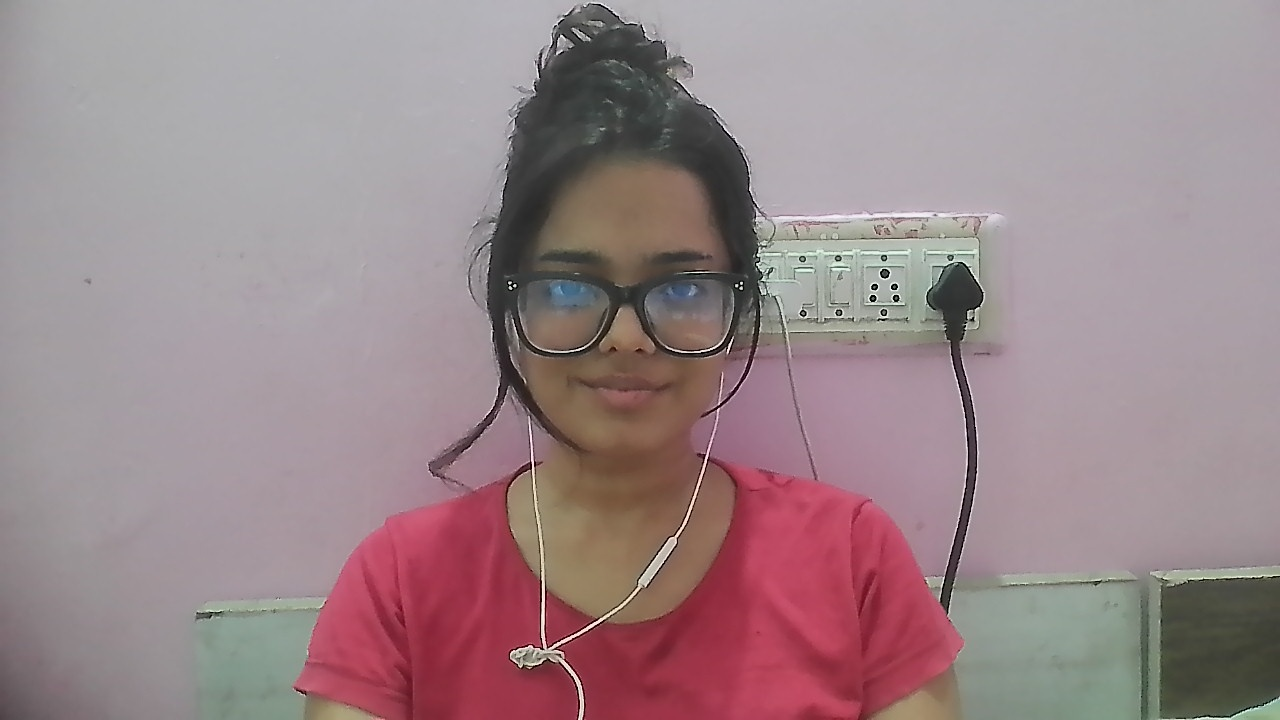
#> input picture known_faces/meenakshi_sample_1.jpg, 1280 x 720 px, given in place of the camera
$ python capture_profile.py   (older library calls are emulated)
#> lines starting #> are read from the running program, lines starting #| are printed output that depends on the picture
"""
Interactive Face Profile Capture Tool for Smart Aloe Pot.
Helps Meenakshi capture clean, high-quality reference photos with:
- On-screen framing oval guide and real-time lighting check
- 3-second countdown timer before taking the shot
- Instant preview before saving
- Direct integration with OpenCV SFace Deep Learning embeddings
"""

import sys
import time
from pathlib import Path
import cv2
import numpy as np

KNOWN_FACES_DIR = Path("known_faces")
KNOWN_FACES_DIR.mkdir(exist_ok=True)
MEENAKSHI_PATH = KNOWN_FACES_DIR / "meenakshi.jpg"

MODELS_DIR = Path("models")
YUNET_PATH = MODELS_DIR / "face_detection_yunet_2023mar.onnx"
SFACE_PATH = MODELS_DIR / "face_recognition_sface_2021dec.onnx"


# [12 lines left out: functions check_sharpness, check_brightness, not called in this run]


def main():
    print("\n" + "=" * 65)
    print("[*] Aloe Pot - Meenakshi Profile Photo Studio")
    print("=" * 65)
    print("Instructions:")
    print("  1. Center your face inside the on-screen oval guide.")
    print("  2. Ensure good lighting on your face (avoid strong backlighting).")
    print("  3. Press [SPACE] or [S] to start the 3-second countdown.")
    print("  4. Press [Y] to confirm and save, or [R] to retake.")
    print("  5. Press [Q] to exit.")
    print("=" * 65 + "\n")

    # Load deep learning models
    detector = None
    recognizer = None
    if YUNET_PATH.exists() and SFACE_PATH.exists():
        try:
            detector = cv2.FaceDetectorYN.create(
                str(YUNET_PATH), "", (640, 480), score_threshold=0.6, nms_threshold=0.3
            )
            recognizer = cv2.FaceRecognizerSF.create(str(SFACE_PATH), "")
            print("[OK] Deep Learning face recognition engine loaded (YuNet + SFace)!")
        except Exception as e:
            print(f"Warning: Could not initialize Deep Learning models: {e}")

    cap = cv2.VideoCapture(0)
    if not cap.isOpened():
        print("Error: Could not open webcam (index 0). Please check camera permissions.")
        return

    # Set preferred resolution
    cap.set(cv2.CAP_PROP_FRAME_WIDTH, 1280)
    cap.set(cv2.CAP_PROP_FRAME_HEIGHT, 720)

    countdown_active = False
    countdown_start = 0.0
    countdown_seconds = 3

    preview_active = False
    captured_frame = None
    captured_face_aligned = None
    captured_face_bbox = None
    captured_score = 0.0
    status_msg = "Center face in guide, then press [SPACE] to capture"
    status_color = (200, 220, 255)

    saved_count = len(list(KNOWN_FACES_DIR.glob("meenakshi*.jpg")))

    while True:
        ret, frame = cap.read()
#> frame is the input picture: shape (720, 1280, 3); mean B, G, R 138.8, 135.1, 155.1
        if not ret:
            time.sleep(0.05)
            continue

        # Flip horizontally for natural mirror feel
        frame = cv2.flip(frame, 1)
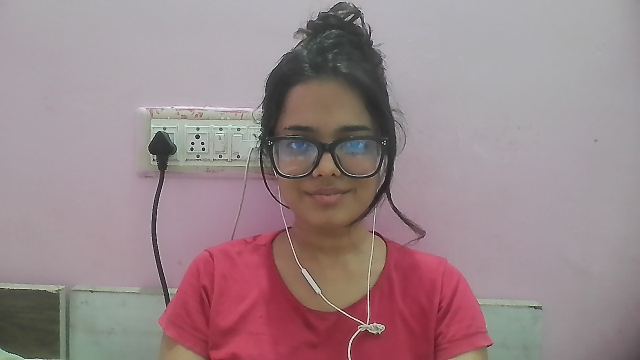
#> frame: shape (720, 1280, 3) (shown at 1/2 size); mean B, G, R 138.8, 135.1, 155.1
        h, w = frame.shape[:2]
        display = frame.copy()

        # Update detector input size
        if detector is not None:
            detector.setInputSize((w, h))

        # Face detection
        detected_face = None
        face_bbox = None
        sharpness = 0.0
        brightness = 0.0

        if detector is not None:
            _, faces = detector.detect(frame)
            if faces is not None and len(faces) > 0:
                detected_face = faces[0]
                bx, by, bw, bh = map(int, detected_face[0:4])
                face_bbox = (bx, by, bw, bh)
                gray = cv2.cvtColor(frame, cv2.COLOR_BGR2GRAY)
                crop_g = gray[max(0, by):min(h, by+bh), max(0, bx):min(w, bx+bw)]
                sharpness = check_sharpness(crop_g)
                brightness = check_brightness(crop_g)

        # Draw framing guide oval in center
        guide_center = (w // 2, int(h * 0.48))
        guide_axes = (int(w * 0.16), int(h * 0.28))

        if not preview_active:
            # Check if face is centered
            is_centered = False
            if face_bbox:
                fx = face_bbox[0] + face_bbox[2] // 2
                fy = face_bbox[1] + face_bbox[3] // 2
                dist_center = np.hypot(fx - guide_center[0], fy - guide_center[1])
                is_centered = dist_center < (guide_axes[0] * 0.8)

            guide_color = (60, 220, 100) if is_centered else (120, 120, 160)
            cv2.ellipse(display, guide_center, guide_axes, 0, 0, 360, guide_color, 2, cv2.LINE_AA)

            # Draw face box if detected
            if face_bbox:
                bx, by, bw, bh = face_bbox
                cv2.rectangle(display, (bx, by), (bx + bw, by + bh), guide_color, 2)
                cv2.putText(display, "Face Detected", (bx, max(20, by - 10)),
                            cv2.FONT_HERSHEY_SIMPLEX, 0.6, guide_color, 2)

            # Quality meter bar at top
            cv2.rectangle(display, (20, 20), (450, 100), (20, 16, 28), -1)
            cv2.rectangle(display, (20, 20), (450, 100), (140, 100, 240), 1)

            light_status = "Good" if 70 <= brightness <= 200 else ("Dim (Add light)" if brightness < 70 else "Too Bright")
            sharp_status = "Sharp" if sharpness > 80 else "A bit blurry (hold still)"

            cv2.putText(display, f"Lighting: {light_status} ({int(brightness)})", (35, 50),
                        cv2.FONT_HERSHEY_SIMPLEX, 0.5, (220, 220, 220), 1)
            cv2.putText(display, f"Focus: {sharp_status}", (35, 75),
                        cv2.FONT_HERSHEY_SIMPLEX, 0.5, (220, 220, 220), 1)
            cv2.putText(display, f"Saved Photos: {saved_count}", (300, 50),
                        cv2.FONT_HERSHEY_SIMPLEX, 0.5, (100, 240, 150), 1)
#> display: shape (720, 1280, 3); mean B, G, R 133.2, 129.6, 150.1

            # Handle Countdown
            if countdown_active:
                elapsed = time.time() - countdown_start
                remaining = countdown_seconds - int(elapsed)

                if remaining > 0:
                    # Draw big countdown number in center
                    cnt_str = str(remaining)
                    (tw, th), _ = cv2.getTextSize(cnt_str, cv2.FONT_HERSHEY_DUPLEX, 4.0, 6)
                    cx = (w - tw) // 2
                    cy = (h + th) // 2
                    # Shadow
                    cv2.putText(display, cnt_str, (cx + 4, cy + 4), cv2.FONT_HERSHEY_DUPLEX, 4.0, (10, 10, 10), 8)
                    cv2.putText(display, cnt_str, (cx, cy), cv2.FONT_HERSHEY_DUPLEX, 4.0, (50, 230, 120), 6)
                    cv2.putText(display, "Hold still & smile!", (w // 2 - 120, cy + 60),
                                cv2.FONT_HERSHEY_SIMPLEX, 0.8, (255, 255, 255), 2)
                else:
                    # Capture now!
                    countdown_active = False
                    preview_active = True
                    captured_frame = frame.copy()
                    if detected_face is not None and recognizer is not None:
                        captured_face_aligned = recognizer.alignCrop(frame, detected_face)
                        captured_face_bbox = face_bbox
                        status_msg = "Captured! Press [Y] to SAVE or [R] to RETAKE"
                        status_color = (60, 240, 120)
                    else:
                        status_msg = "No clear face found. Press [R] to try again"
                        status_color = (80, 80, 255)

            # Bottom instruction banner
            cv2.rectangle(display, (0, h - 50), (w, h), (15, 12, 22), -1)
            cv2.putText(display, status_msg, (25, h - 18),
                        cv2.FONT_HERSHEY_SIMPLEX, 0.65, status_color, 2)
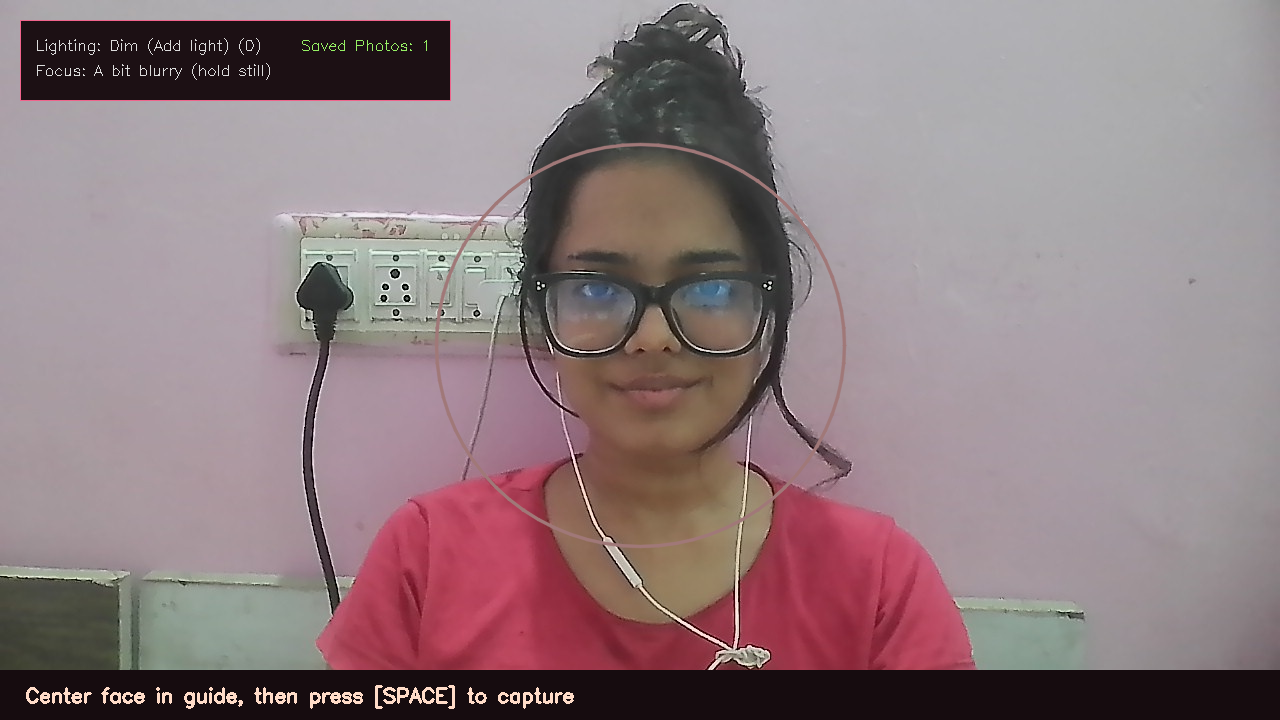
#> display: shape (720, 1280, 3); mean B, G, R 128.2, 124.6, 142.9

        else:
            # Preview mode: show captured image
            display = captured_frame.copy()
            # Dim background slightly
            overlay = display.copy()
            cv2.rectangle(overlay, (0, 0), (w, h), (0, 0, 0), -1)
            cv2.addWeighted(overlay, 0.35, display, 0.65, 0, display)

            # Highlight captured face
            if captured_face_bbox:
                bx, by, bw, bh = captured_face_bbox
                cv2.rectangle(display, (bx, by), (bx + bw, by + bh), (60, 240, 120), 3)

            # Show aligned face thumbnail in corner if available
            if captured_face_aligned is not None:
                thumb = cv2.resize(captured_face_aligned, (160, 160))
                display[30:190, w - 190:w - 30] = thumb
                cv2.rectangle(display, (w - 190, 30), (w - 30, 190), (60, 240, 120), 2)
                cv2.putText(display, "Aligned Crop", (w - 185, 25),
                            cv2.FONT_HERSHEY_SIMPLEX, 0.45, (220, 255, 220), 1)

            # Preview modal box
            cv2.rectangle(display, (w // 2 - 280, h - 120), (w // 2 + 280, h - 20), (20, 16, 28), -1)
            cv2.rectangle(display, (w // 2 - 280, h - 120), (w // 2 + 280, h - 20), (140, 100, 240), 2)
            cv2.putText(display, "Happy with this picture?", (w // 2 - 250, h - 85),
                        cv2.FONT_HERSHEY_SIMPLEX, 0.75, (255, 255, 255), 2)
            cv2.putText(display, "[Y] or [ENTER] = Save as Meenakshi    [R] = Retake", (w // 2 - 250, h - 45),
                        cv2.FONT_HERSHEY_SIMPLEX, 0.6, (100, 240, 160), 2)

        cv2.imshow("Meenakshi Profile Photo Studio - Smart Aloe Pot", display)

        key = cv2.waitKey(20) & 0xFF
#> (key q is pressed here)
        if key == ord('q') or key == 27:
            break
        elif key in [ord(' '), ord('s')] and not preview_active and not countdown_active:
            countdown_active = True
            countdown_start = time.time()
            status_msg = "Get ready! Capturing in 3 seconds..."
            status_color = (100, 240, 255)
        elif preview_active:
            if key in [ord('y'), 13]:  # 'y' or ENTER
                # Save primary profile
                cv2.imwrite(str(MEENAKSHI_PATH), captured_frame)

                # Also save high-quality numbered sample for multi-sample matching
                sample_idx = len(list(KNOWN_FACES_DIR.glob("meenakshi_sample_*.jpg"))) + 1
                sample_path = KNOWN_FACES_DIR / f"meenakshi_sample_{sample_idx}.jpg"
                cv2.imwrite(str(sample_path), captured_frame)

                print("\n" + "=" * 60)
                print(f"[SUCCESS] Saved Meenakshi profile:")
                print(f"  Primary: {MEENAKSHI_PATH.resolve()}")
                print(f"  Sample #{sample_idx}: {sample_path.resolve()}")
                print("=" * 60 + "\n")

                saved_count += 1
                preview_active = False
                status_msg = f"[OK] Photo #{sample_idx} saved! Press [SPACE] to add another angle or [Q] to finish"
                status_color = (60, 255, 120)

            elif key == ord('r'):
                preview_active = False
                status_msg = "Retake: Center face and press [SPACE] when ready"
                status_color = (255, 220, 100)

    cap.release()
    cv2.destroyAllWindows()
    print("Photo Studio closed.")


if __name__ == "__main__":
    main()

$ run again, on known_faces/meenakshi_sample_4.jpg
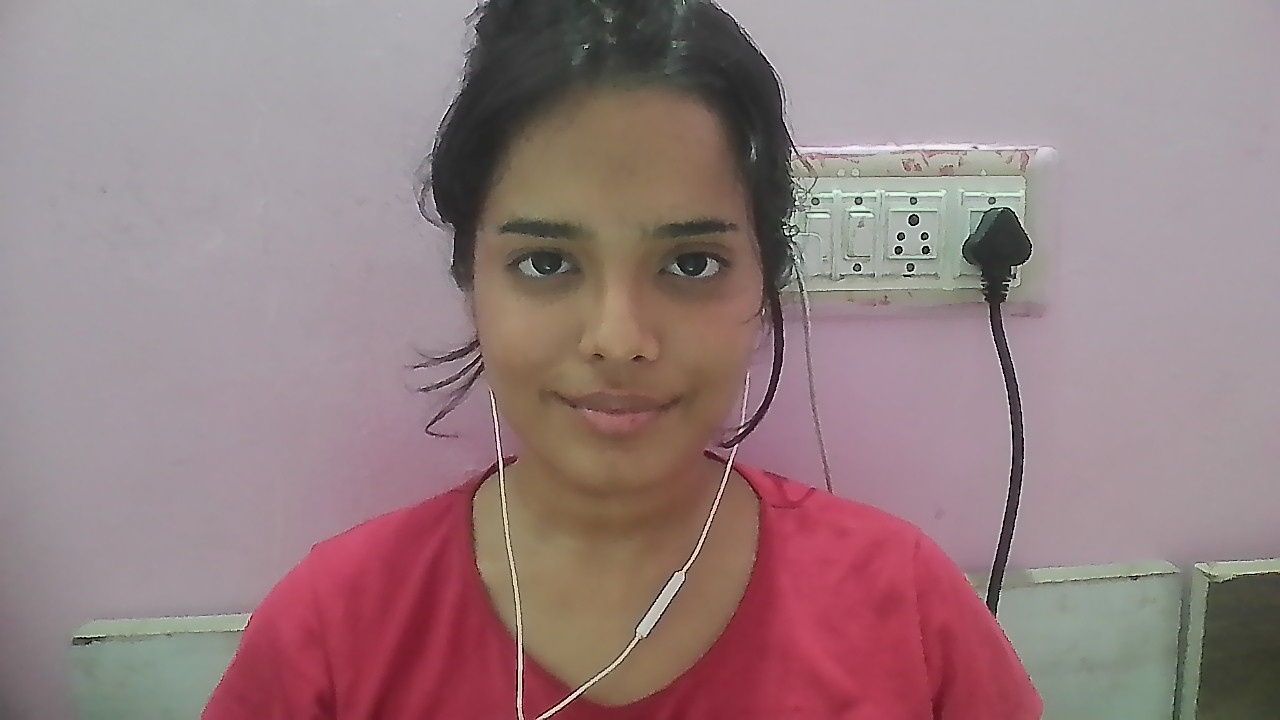
#> input picture known_faces/meenakshi_sample_4.jpg, 1280 x 720 px, given in place of the camera
#> in main, frame is the input picture: shape (720, 1280, 3); mean B, G, R 129.5, 127.4, 150.8
#> in main, `frame = cv2.flip(frame, 1)`:
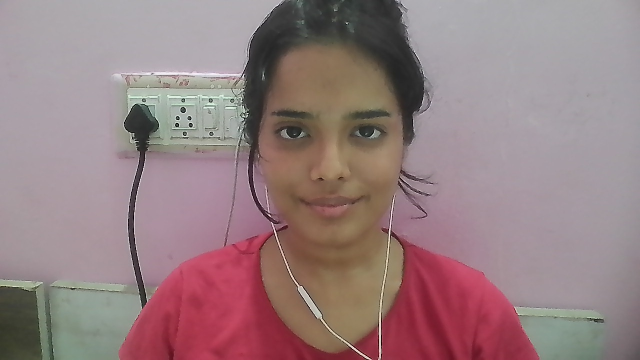
#> frame: shape (720, 1280, 3) (shown at 1/2 size); mean B, G, R 129.5, 127.4, 150.8
#> in main, `cv2.putText(display, status_msg, (25, h - 18), cv2.FONT_HERSHEY_SIMPLE..`:
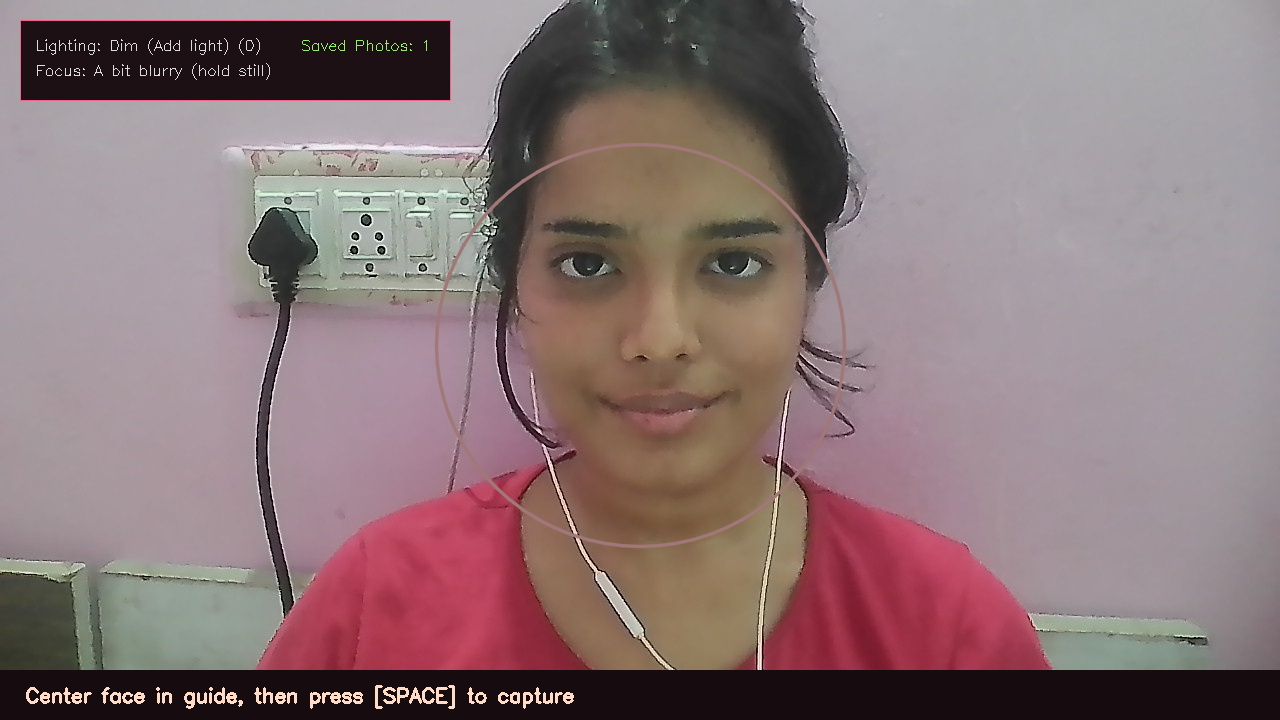
#> display: shape (720, 1280, 3); mean B, G, R 120.1, 118.2, 138.8

$ run again, on known_faces/meenakshi_sample_5.jpg
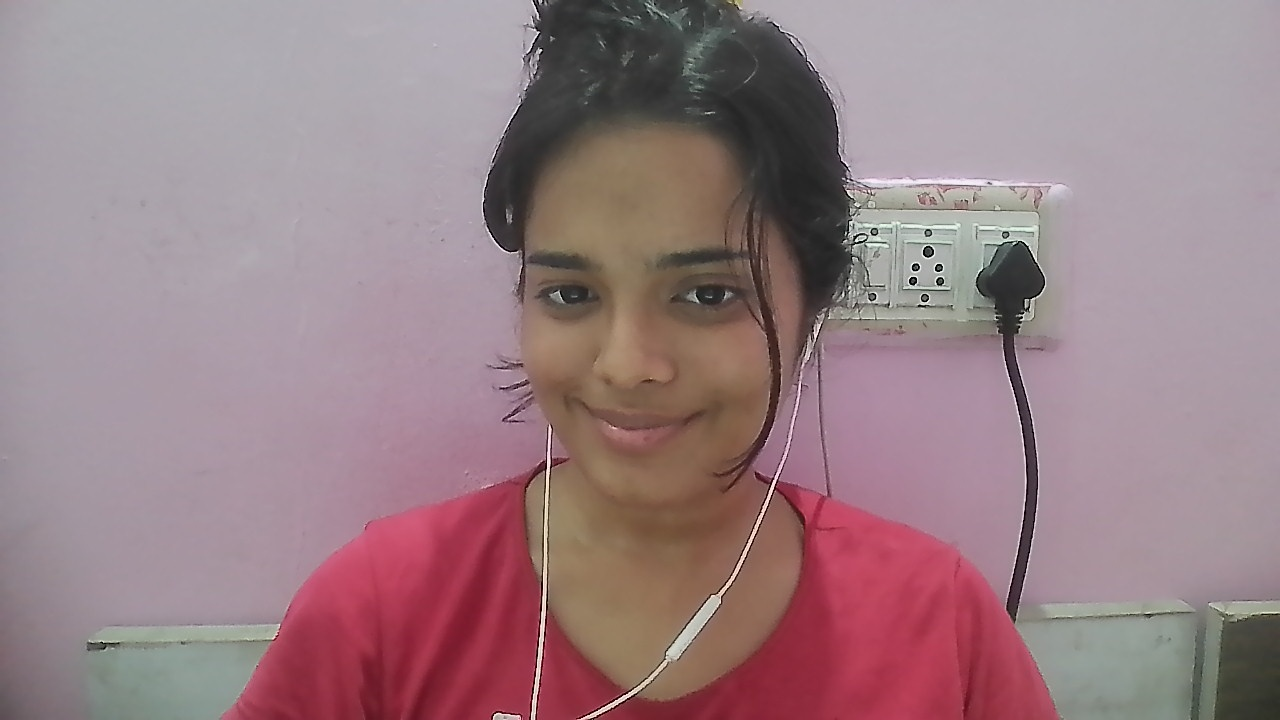
#> input picture known_faces/meenakshi_sample_5.jpg, 1280 x 720 px, given in place of the camera
#> in main, frame is the input picture: shape (720, 1280, 3); mean B, G, R 133.7, 128.3, 153.5
#> in main, `frame = cv2.flip(frame, 1)`:
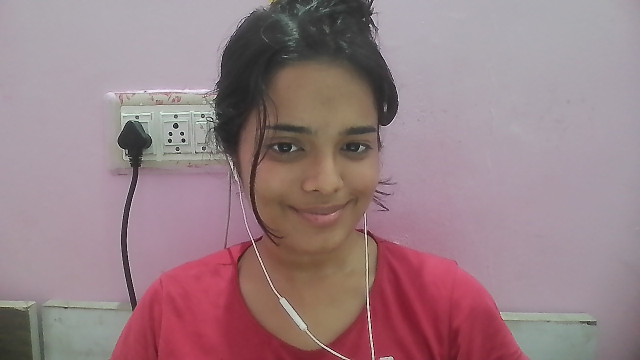
#> frame: shape (720, 1280, 3) (shown at 1/2 size); mean B, G, R 133.7, 128.3, 153.5
#> in main, `cv2.putText(display, status_msg, (25, h - 18), cv2.FONT_HERSHEY_SIMPLE..`:
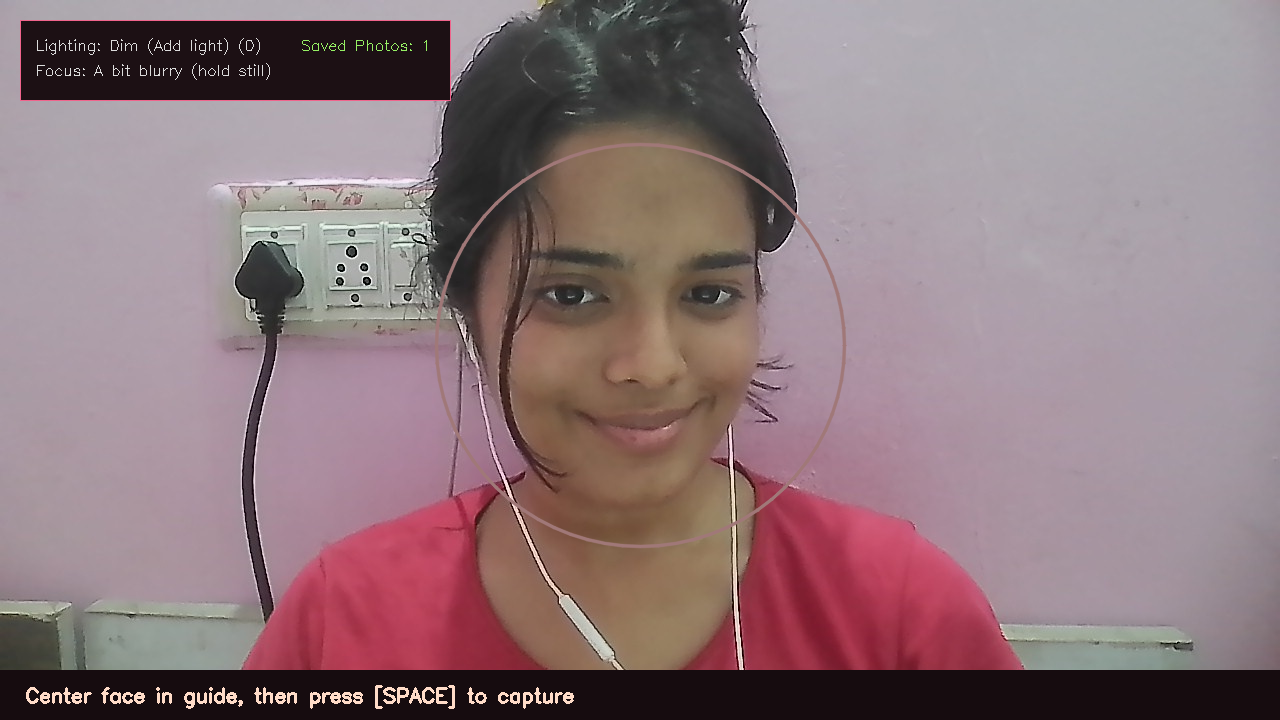
#> display: shape (720, 1280, 3); mean B, G, R 123.9, 118.9, 141.3
